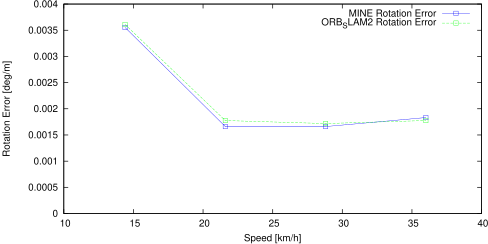

This chart was generated by the following gnuplot code:
set term postscript eps enhanced color
set output "03_rs.eps"
set size ratio 0.5
set yrange [0:*]
set xlabel "Speed [km/h]"
set ylabel "Rotation Error [deg/m]"
plot "03_rs.txt" using ($1*3.6):($2*57.3) title 'MINE Rotation Error' lc rgb "#0000FF" pt 4 w linespoints,"03_rs.txt" using ($1*3.6):($3*57.3) title 'ORB_SLAM2 Rotation Error' lc rgb "#00FF00" pt 4 w linespoints
